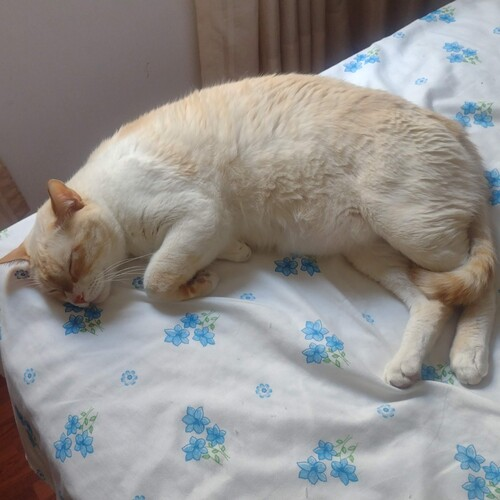
#> input picture CV/S6/liam3.jpeg, 500 x 500 px
$ jupyter execute --allow-errors lab1.ipynb
#> lines starting #> are read from the running program, lines starting #| are printed output that depends on the picture; after the words box and inside, x2 and y2 are one past the last pixel; in counts of white or black regions, pixels touching at a corner belong together
## Fourier

[cell 1]
def fft_filter(I, filter):
    If = np.fft.fft2(I)
    Is = np.fft.fftshift(If)

    I_star = Is * filter

    I_star_ishift = np.fft.ifftshift(I_star)

    I_prime_complejo = np.fft.ifft2(I_star_ishift)

    I_prime = np.abs(I_prime_complejo)

    return I_prime

[cell 2]
import cv2
import numpy as np
import matplotlib.pyplot as plt

# I = np.zeros((256, 256), dtype=np.uint8)
# cv2.circle(I, (128, 128), 40, 255, -1)

I = cv2.imread("liam3.jpeg", cv2.IMREAD_GRAYSCALE)
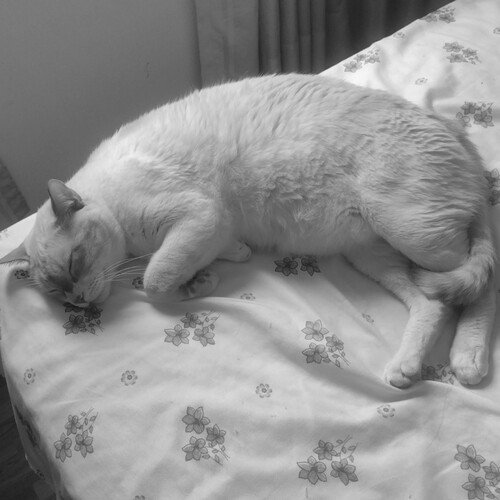
#> I: shape (500, 500); min 22, max 249, mean 144
ruido = np.random.normal(0, 10, I.shape)
I = np.clip(I + ruido, 0, 255).astype(np.uint8)

# ---------------------------------------------------------
# Paso 1: If = FFT(I)
# ---------------------------------------------------------
# Calculamos la Transformada Rápida de Fourier 2D.
If = np.fft.fft2(I)

# ---------------------------------------------------------
# Paso 2: Is = fftshift(If)
# ---------------------------------------------------------
# Movemos las frecuencias bajas (componente cero) al centro del espectro.
Is = np.fft.fftshift(If)

# Calculamos la magnitud del espectro para poder visualizarlo
# (usamos logaritmo porque los valores centrales son demasiado grandes)
espectro_magnitud = 20 * np.log(np.abs(Is) + 1e-8)
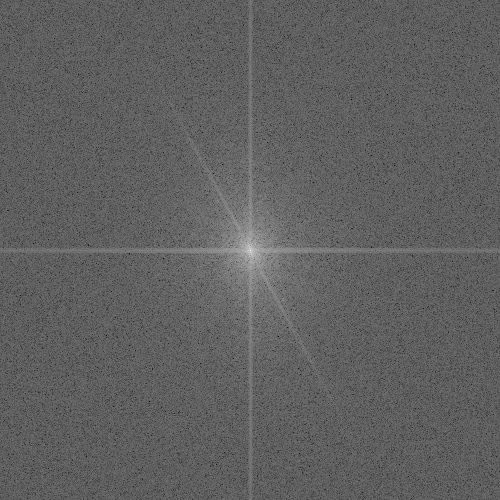
#> espectro_magnitud: shape (500, 500) float64; min 59.13, max 347.9, mean 168.5; drawn with min black and max white

# ---------------------------------------------------------
# Paso 3: I* = filtrar (I_star)
# ---------------------------------------------------------
# Vamos a crear y aplicar un Filtro Paso Bajo Ideal para suavizar la imagen (quitar ruido).
filas, columnas = I.shape
#> filas = 500; columnas = 500
centro_x, centro_y = filas // 2, columnas // 2
#> centro_x = 250; centro_y = 250
radio = 40  # Frecuencia de corte

# Creamos la máscara del filtro (1 dentro del círculo, 0 fuera)
filtro = np.zeros((filas, columnas), np.uint8)
cv2.circle(filtro, (centro_y, centro_x), radio, 1, -1)
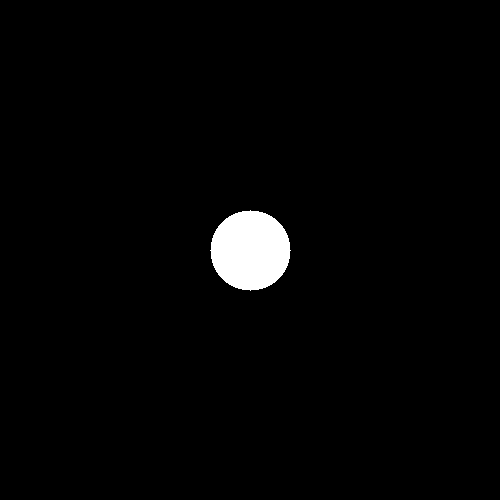
#> filtro: shape (500, 500); values 0 (black) and 1 (white), 2% white; 1 white region, box (x1, y1, x2, y2) and area: (210, 210, 291, 291) 5025

# Multiplicamos el espectro centrado por nuestro filtro
I_star = Is * filtro

# Espectro filtrado para visualizar
espectro_filtrado_mag = 20 * np.log(np.abs(I_star) + 1e-8)

# ---------------------------------------------------------
# Paso 4: I' = fft-1(I*) (I_prime)
# ---------------------------------------------------------
# NOTA IMPORTANTE: Antes de hacer la IFFT, debemos revertir el shift que hicimos en el paso 2.
I_star_ishift = np.fft.ifftshift(I_star)

# Aplicamos la Transformada Inversa de Fourier 2D
I_prime_complejo = np.fft.ifft2(I_star_ishift)

# La imagen resultante es compleja, tomamos el valor absoluto (la parte real)
I_prime = np.abs(I_prime_complejo)
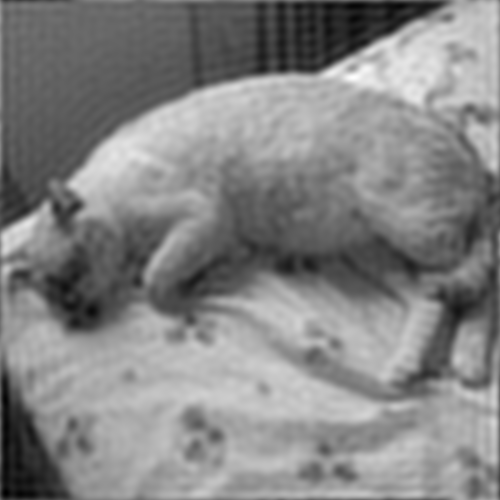
#> I_prime: shape (500, 500) float64; min 17.75, max 260.1, mean 143.5; drawn with min black and max white


plt.figure(figsize=(16, 10))

plt.subplot(2, 3, 1)
plt.imshow(I, cmap="gray")
plt.title("1. Imagen Original (I)")
plt.axis("off")

plt.subplot(2, 3, 2)
plt.imshow(espectro_magnitud, cmap="gray")
plt.title("2. Espectro Centrado (Is)")
plt.axis("off")

plt.subplot(2, 3, 3)
plt.imshow(filtro, cmap="gray")
plt.title("3. Máscara del Filtro")
plt.axis("off")

plt.subplot(2, 3, 4)
plt.imshow(espectro_filtrado_mag, cmap="gray")
plt.title("4. Espectro Filtrado (I*)")
plt.axis("off")

plt.subplot(2, 3, 5)
plt.imshow(I_prime, cmap="gray")
plt.title("5. Imagen Recuperada (I')")
plt.axis("off")

plt.tight_layout()
plt.show()

## Image FFT

[cell 3]
import numpy as np
import matplotlib.pyplot as plt

width = 100
height = 100

x = np.linspace(0, 2 * np.pi, width)
y = np.linspace(0, 2 * np.pi, height)
X, Y = np.meshgrid(x, y)

freq_x = 10
freq_y = 2
ampl_x = 0.5
ampl_y = 0.5

sin_wave_x = ampl_x * np.sin(freq_x * X)
sin_wave_y = ampl_y * np.sin(freq_y * Y)

combined_wave = sin_wave_x + sin_wave_y

combined_wave = (combined_wave - combined_wave.min()) / (
    combined_wave.max() - combined_wave.min()
)

plt.figure(figsize=(6, 6))
plt.imshow(combined_wave, cmap="gray")  # Using grayscale colormap
plt.title("Combined Sine Waves (X and Y)")
plt.axis("off")
plt.show()
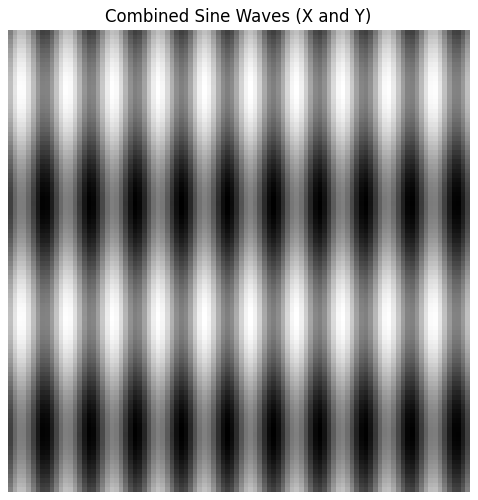
#> figure drawn by matplotlib, 1 panel

[cell 4]
filter1 = np.zeros((height, width), dtype=np.uint8)
filter1[:, width // 2] = 1

filter2 = np.zeros((height, width), dtype=np.uint8)
filter2[height // 2, :] = 1

plt.figure(figsize=(16, 10))

plt.subplot(2, 3, 1)
plt.imshow(combined_wave, cmap="gray")
plt.title("Original Combined Wave")


plt.subplot(2, 3, 2)
result1 = fft_filter(combined_wave, filter1)
plt.imshow(result1, cmap="gray")
plt.title("Filtered with Vertical Line (filter1)")
plt.axis("off")

plt.subplot(2, 3, 3)
result2 = fft_filter(combined_wave, filter2)
plt.imshow(result2, cmap="gray")
plt.title("Filtered with Horizontal Line (filter2)")
plt.axis("off")

plt.tight_layout()
plt.show()
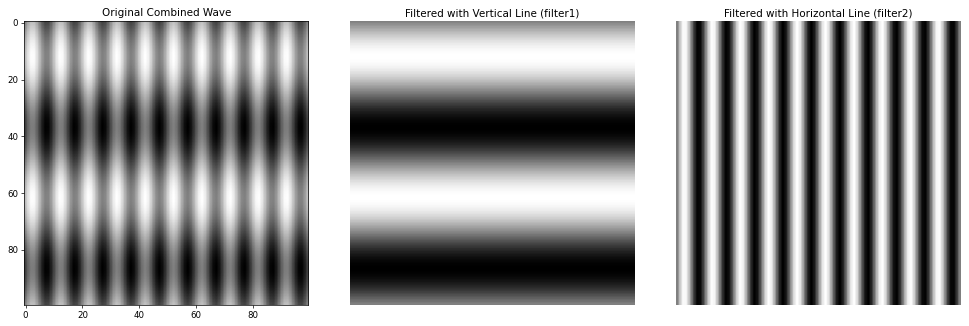
#> figure drawn by matplotlib, 3 panels
